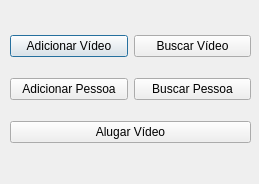
<?xml version="1.0" encoding="UTF-8"?>
<ui version="4.0">
 <class>central</class>
 <widget class="QDialog" name="central">
  <property name="geometry">
   <rect>
    <x>0</x>
    <y>0</y>
    <width>259</width>
    <height>184</height>
   </rect>
  </property>
  <property name="windowTitle">
   <string>Janela Central</string>
  </property>
  <widget class="QWidget" name="">
   <property name="geometry">
    <rect>
     <x>10</x>
     <y>20</y>
     <width>241</width>
     <height>141</height>
    </rect>
   </property>
   <layout class="QVBoxLayout" name="verticalLayout">
    <item>
     <layout class="QHBoxLayout" name="horizontalLayout">
      <item>
       <widget class="QPushButton" name="add_video">
        <property name="text">
         <string>Adicionar Vídeo</string>
        </property>
       </widget>
      </item>
      <item>
       <widget class="QPushButton" name="edit_video">
        <property name="text">
         <string>Buscar Vídeo</string>
        </property>
       </widget>
      </item>
     </layout>
    </item>
    <item>
     <layout class="QHBoxLayout" name="horizontalLayout_2">
      <item>
       <widget class="QPushButton" name="add_person">
        <property name="text">
         <string>Adicionar Pessoa</string>
        </property>
       </widget>
      </item>
      <item>
       <widget class="QPushButton" name="edit_person">
        <property name="text">
         <string>Buscar Pessoa</string>
        </property>
       </widget>
      </item>
     </layout>
    </item>
    <item>
     <widget class="QPushButton" name="btn_livres">
      <property name="text">
       <string>Alugar Vídeo</string>
      </property>
     </widget>
    </item>
   </layout>
  </widget>
 </widget>
 <resources/>
 <connections/>
</ui>
